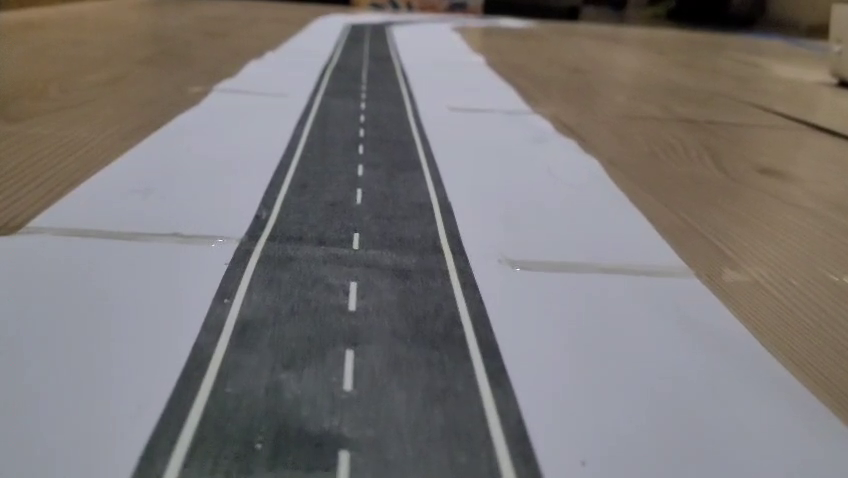
#> input picture frame 57 of otonom/1.mp4, 848 x 478 px, given in place of yol2.mp4, which was not available
$ python lane.py   (older library calls are emulated)
#> lines starting #> are read from the running program, lines starting #| are printed output that depends on the picture; after the words box and inside, x2 and y2 are one past the last pixel; in counts of white or black regions, pixels touching at a corner belong together; pictures that were not available may be replaced by others from this repository, and a replacement may not be noted
### otonom/edge_detection.py
import cv2 # Import the OpenCV library to enable computer vision
import numpy as np # Import the NumPy scientific computing library

# Author: Addison Sears-Collins
# https://automaticaddison.com
# Description: A collection of methods to detect help with edge detection

def binary_array(array, thresh, value=0):
  """
  Return a 2D binary array (mask) in which all pixels are either 0 or 1

  :param array: NumPy 2D array that we want to convert to binary values
  :param thresh: Values used for thresholding (inclusive)
  :param value: Output value when between the supplied threshold
  :return: Binary 2D array...
           number of rows x number of columns =
           number of pixels from top to bottom x number of pixels from
             left to right
  """
  if value == 0:
    # Create an array of ones with the same shape and type as
    # the input 2D array.
    binary = np.ones_like(array)

  else:
    # Creates an array of zeros with the same shape and type as
    # the input 2D array.
    binary = np.zeros_like(array)
    value = 1

  # If value == 0, make all values in binary equal to 0 if the
  # corresponding value in the input array is between the threshold
  # (inclusive). Otherwise, the value remains as 1. Therefore, the pixels
  # with the high Sobel derivative values (i.e. sharp pixel intensity
  # discontinuities) will have 0 in the corresponding cell of binary.
  binary[(array >= thresh[0]) & (array <= thresh[1])] = value

  return binary

def blur_gaussian(channel, ksize=3):
  """
  Implementation for Gaussian blur to reduce noise and detail in the image

  :param image: 2D or 3D array to be blurred
  :param ksize: Size of the small matrix (i.e. kernel) used to blur
                i.e. number of rows and number of columns
  :return: Blurred 2D image
  """
  return cv2.GaussianBlur(channel, (ksize, ksize), 0)

def mag_thresh(image, sobel_kernel=3, thresh=(0, 255)):
  """
  Implementation of Sobel edge detection

  :param image: 2D or 3D array to be blurred
  :param sobel_kernel: Size of the small matrix (i.e. kernel)
                       i.e. number of rows and columns
  :return: Binary (black and white) 2D mask image
  """
  # Get the magnitude of the edges that are vertically aligned on the image
  sobelx = np.absolute(sobel(image, orient='x', sobel_kernel=sobel_kernel))

  # Get the magnitude of the edges that are horizontally aligned on the image
  sobely = np.absolute(sobel(image, orient='y', sobel_kernel=sobel_kernel))

  # Find areas of the image that have the strongest pixel intensity changes
  # in both the x and y directions. These have the strongest gradients and
  # represent the strongest edges in the image (i.e. potential lane lines)
  # mag is a 2D array .. number of rows x number of columns = number of pixels
  # from top to bottom x number of pixels from left to right
  mag = np.sqrt(sobelx ** 2 + sobely ** 2)

  # Return a 2D array that contains 0s and 1s
  return binary_array(mag, thresh)

def sobel(img_channel, orient='x', sobel_kernel=3):
  """
  Find edges that are aligned vertically and horizontally on the image

  :param img_channel: Channel from an image
  :param orient: Across which axis of the image are we detecting edges?
  :sobel_kernel: No. of rows and columns of the kernel (i.e. 3x3 small matrix)
  :return: Image with Sobel edge detection applied
  """
  # cv2.Sobel(input image, data type, prder of the derivative x, order of the
  # derivative y, small matrix used to calculate the derivative)
  if orient == 'x':
    # Will detect differences in pixel intensities going from
        # left to right on the image (i.e. edges that are vertically aligned)
    sobel = cv2.Sobel(img_channel, cv2.CV_64F, 1, 0, sobel_kernel)
  if orient == 'y':
    # Will detect differences in pixel intensities going from
    # top to bottom on the image (i.e. edges that are horizontally aligned)
    sobel = cv2.Sobel(img_channel, cv2.CV_64F, 0, 1, sobel_kernel)

  return sobel

def threshold(channel, thresh=(128,255), thresh_type=cv2.THRESH_BINARY):
  """
  Apply a threshold to the input channel

  :param channel: 2D array of the channel data of an image/video frame
  :param thresh: 2D tuple of min and max threshold values
  :param thresh_type: The technique of the threshold to apply
  :return: Two outputs are returned:
             ret: Threshold that was used
             thresholded_image: 2D thresholded data.
  """
  # If pixel intensity is greater than thresh[0], make that value
  # white (255), else set it to black (0)
  return cv2.threshold(channel, thresh[0], thresh[1], thresh_type)

### otonom/lane.py
import cv2 # Import the OpenCV library to enable computer vision
import numpy as np # Import the NumPy scientific computing library
import edge_detection as edge # Handles the detection of lane lines
import matplotlib.pyplot as plt # Used for plotting and error checking

# Author: Addison Sears-Collins
# https://automaticaddison.com
# Description: Implementation of the Lane class

# Make sure the video file is in the same directory as your code
filename = 'yol2.mp4'
file_size = (1920,1080) # Assumes 1920x1080 mp4
scale_ratio = 1 # Option to scale to fraction of original size.

# We want to save the output to a video file
output_filename = 'orig_lane_detection_1_lanes.mp4'
output_frames_per_second = 20.0

# Global variables
prev_leftx = None
prev_lefty = None
prev_rightx = None
prev_righty = None
prev_left_fit = []
prev_right_fit = []

prev_leftx2 = None
prev_lefty2 = None
prev_rightx2 = None
prev_righty2 = None
prev_left_fit2 = []
prev_right_fit2 = []

class Lane:
  """
  Represents a lane on a road.
  """
  def __init__(self, orig_frame):
    """
	  Default constructor

    :param orig_frame: Original camera image (i.e. frame)
    """
    self.orig_frame = orig_frame

    # This will hold an image with the lane lines
    self.lane_line_markings = None

    # This will hold the image after perspective transformation
    self.warped_frame = None
    self.transformation_matrix = None
    self.inv_transformation_matrix = None

    # (Width, Height) of the original video frame (or image)
    self.orig_image_size = self.orig_frame.shape[::-1][1:]

    width = self.orig_image_size[0]
    height = self.orig_image_size[1]
    self.width = width
    self.height = height

    # Four corners of the trapezoid-shaped region of interest
    # You need to find these corners manually.
    self.roi_points = np.float32([
      (int(0.456*width),int(0.544*height)), # Top-left corner
      (0, height-1), # Bottom-left corner
      (int(0.958*width),height-1), # Bottom-right corner
      (int(0.6183*width),int(0.544*height)) # Top-right corner
    ])

    # The desired corner locations  of the region of interest
    # after we perform perspective transformation.
    # Assume image width of 600, padding == 150.
    self.padding = int(0.25 * width) # padding from side of the image in pixels
    self.desired_roi_points = np.float32([
      [self.padding, 0], # Top-left corner
      [self.padding, self.orig_image_size[1]], # Bottom-left corner
      [self.orig_image_size[
        0]-self.padding, self.orig_image_size[1]], # Bottom-right corner
      [self.orig_image_size[0]-self.padding, 0] # Top-right corner
    ])

    # Histogram that shows the white pixel peaks for lane line detection
    self.histogram = None

    # Sliding window parameters
    self.no_of_windows = 10
    self.margin = int((1/12) * width)  # Window width is +/- margin
    self.minpix = int((1/24) * width)  # Min no. of pixels to recenter window

    # Best fit polynomial lines for left line and right line of the lane
    self.left_fit = None
    self.right_fit = None
    self.left_lane_inds = None
    self.right_lane_inds = None
    self.ploty = None
    self.left_fitx = None
    self.right_fitx = None
    self.leftx = None
    self.rightx = None
    self.lefty = None
    self.righty = None

    # Pixel parameters for x and y dimensions
    self.YM_PER_PIX = 7.0 / 400 # meters per pixel in y dimension
    self.XM_PER_PIX = 3.7 / 255 # meters per pixel in x dimension

    # Radii of curvature and offset
    self.left_curvem = None
    self.right_curvem = None
    self.center_offset = None

  # [61 lines left out: functions calculate_car_position, calculate_curvature, not called in this run]

  def calculate_histogram(self,frame=None,plot=True):
    """
    Calculate the image histogram to find peaks in white pixel count

    :param frame: The warped image
    :param plot: Create a plot if True
    """
    if frame is None:
      frame = self.warped_frame

    # Generate the histogram
    self.histogram = np.sum(frame[int(
		      frame.shape[0]/2):,:], axis=0)

    if plot == True:

      # Draw both the image and the histogram
      figure, (ax1, ax2) = plt.subplots(2,1) # 2 row, 1 columns
      figure.set_size_inches(10, 5)
      ax1.imshow(frame, cmap='gray')
      ax1.set_title("Warped Binary Frame")
      ax2.plot(self.histogram)
      ax2.set_title("Histogram Peaks")
      plt.show()

    return self.histogram

  # [159 lines left out: functions display_curvature_offset, get_lane_line_previous_window, not called in this run]

  def get_lane_line_indices_sliding_windows(self, plot=False):
    """
    Get the indices of the lane line pixels using the
    sliding windows technique.

    :param: plot Show plot or not
    :return: Best fit lines for the left and right lines of the current lane
    """
    # Sliding window width is +/- margin
    margin = self.margin

    frame_sliding_window = self.warped_frame.copy()

    # Set the height of the sliding windows
    window_height = np.int(self.warped_frame.shape[0]/self.no_of_windows)

    # Find the x and y coordinates of all the nonzero
    # (i.e. white) pixels in the frame.
    nonzero = self.warped_frame.nonzero()
    nonzeroy = np.array(nonzero[0])
    nonzerox = np.array(nonzero[1])

    # Store the pixel indices for the left and right lane lines
    left_lane_inds = []
    right_lane_inds = []

    # Current positions for pixel indices for each window,
    # which we will continue to update
    leftx_base, rightx_base = self.histogram_peak()
    leftx_current = leftx_base
    rightx_current = rightx_base

    # Go through one window at a time
    no_of_windows = self.no_of_windows

    for window in range(no_of_windows):

      # Identify window boundaries in x and y (and right and left)
      win_y_low = self.warped_frame.shape[0] - (window + 1) * window_height
      win_y_high = self.warped_frame.shape[0] - window * window_height
      win_xleft_low = leftx_current - margin
      win_xleft_high = leftx_current + margin
      win_xright_low = rightx_current - margin
      win_xright_high = rightx_current + margin
      cv2.rectangle(frame_sliding_window,(win_xleft_low,win_y_low),(
        win_xleft_high,win_y_high), (255,255,255), 2)
      cv2.rectangle(frame_sliding_window,(win_xright_low,win_y_low),(
        win_xright_high,win_y_high), (255,255,255), 2)

      # Identify the nonzero pixels in x and y within the window
      good_left_inds = ((nonzeroy >= win_y_low) & (nonzeroy < win_y_high) &
                          (nonzerox >= win_xleft_low) & (
                           nonzerox < win_xleft_high)).nonzero()[0]
      good_right_inds = ((nonzeroy >= win_y_low) & (nonzeroy < win_y_high) &
                           (nonzerox >= win_xright_low) & (
                            nonzerox < win_xright_high)).nonzero()[0]

      # Append these indices to the lists
      left_lane_inds.append(good_left_inds)
      right_lane_inds.append(good_right_inds)

      # If you found > minpix pixels, recenter next window on mean position
      minpix = self.minpix
      if len(good_left_inds) > minpix:
        leftx_current = np.int(np.mean(nonzerox[good_left_inds]))
      if len(good_right_inds) > minpix:
        rightx_current = np.int(np.mean(nonzerox[good_right_inds]))

    # Concatenate the arrays of indices
    left_lane_inds = np.concatenate(left_lane_inds)
    right_lane_inds = np.concatenate(right_lane_inds)

    # Extract the pixel coordinates for the left and right lane lines
    leftx = nonzerox[left_lane_inds]
    lefty = nonzeroy[left_lane_inds]
    rightx = nonzerox[right_lane_inds]
    righty = nonzeroy[right_lane_inds]

    # Fit a second order polynomial curve to the pixel coordinates for
    # the left and right lane lines
    left_fit = None
    right_fit = None

    global prev_leftx
    global prev_lefty
    global prev_rightx
    global prev_righty
    global prev_left_fit
    global prev_right_fit

    # Make sure we have nonzero pixels
    if len(leftx)==0 or len(lefty)==0 or len(rightx)==0 or len(righty)==0:
      leftx = prev_leftx
      lefty = prev_lefty
      rightx = prev_rightx
      righty = prev_righty

    left_fit = np.polyfit(lefty, leftx, 2)
    right_fit = np.polyfit(righty, rightx, 2)

    # Add the latest polynomial coefficients
    prev_left_fit.append(left_fit)
    prev_right_fit.append(right_fit)

    # Calculate the moving average
    if len(prev_left_fit) > 10:
      prev_left_fit.pop(0)
      prev_right_fit.pop(0)
      left_fit = sum(prev_left_fit) / len(prev_left_fit)
      right_fit = sum(prev_right_fit) / len(prev_right_fit)

    self.left_fit = left_fit
    self.right_fit = right_fit

    prev_leftx = leftx
    prev_lefty = lefty
    prev_rightx = rightx
    prev_righty = righty

    if plot==True:

      # Create the x and y values to plot on the image
      ploty = np.linspace(
        0, frame_sliding_window.shape[0]-1, frame_sliding_window.shape[0])
      left_fitx = left_fit[0]*ploty**2 + left_fit[1]*ploty + left_fit[2]
      right_fitx = right_fit[0]*ploty**2 + right_fit[1]*ploty + right_fit[2]

      # Generate an image to visualize the result
      out_img = np.dstack((
        frame_sliding_window, frame_sliding_window, (
        frame_sliding_window))) * 255

      # Add color to the left line pixels and right line pixels
      out_img[nonzeroy[left_lane_inds], nonzerox[left_lane_inds]] = [255, 0, 0]
      out_img[nonzeroy[right_lane_inds], nonzerox[right_lane_inds]] = [
        0, 0, 255]

      # Plot the figure with the sliding windows
      figure, (ax1, ax2, ax3) = plt.subplots(3,1) # 3 rows, 1 column
      figure.set_size_inches(10, 10)
      figure.tight_layout(pad=3.0)
      ax1.imshow(cv2.cvtColor(self.orig_frame, cv2.COLOR_BGR2RGB))
      ax2.imshow(frame_sliding_window, cmap='gray')
      ax3.imshow(out_img)
      ax3.plot(left_fitx, ploty, color='yellow')
      ax3.plot(right_fitx, ploty, color='yellow')
      ax1.set_title("Original Frame")
      ax2.set_title("Warped Frame with Sliding Windows")
      ax3.set_title("Detected Lane Lines with Sliding Windows")
      plt.show()

    return self.left_fit, self.right_fit

  def get_line_markings(self, frame=None):
    """
    Isolates lane lines.

	  :param frame: The camera frame that contains the lanes we want to detect
    :return: Binary (i.e. black and white) image containing the lane lines.
    """
    if frame is None:
      frame = self.orig_frame

    # Convert the video frame from BGR (blue, green, red)
    # color space to HLS (hue, saturation, lightness).
    hls = cv2.cvtColor(frame, cv2.COLOR_BGR2HLS)

    ################### Isolate possible lane line edges ######################

    # Perform Sobel edge detection on the L (lightness) channel of
    # the image to detect sharp discontinuities in the pixel intensities
    # along the x and y axis of the video frame.
    # sxbinary is a matrix full of 0s (black) and 255 (white) intensity values
    # Relatively light pixels get made white. Dark pixels get made black.
    _, sxbinary = edge.threshold(hls[:, :, 1], thresh=(120, 255))
    sxbinary = edge.blur_gaussian(sxbinary, ksize=3) # Reduce noise

    # 1s will be in the cells with the highest Sobel derivative values
    # (i.e. strongest lane line edges)
    sxbinary = edge.mag_thresh(sxbinary, sobel_kernel=3, thresh=(110, 255))

    ######################## Isolate possible lane lines ######################

    # Perform binary thresholding on the S (saturation) channel
    # of the video frame. A high saturation value means the hue color is pure.
    # We expect lane lines to be nice, pure colors (i.e. solid white, yellow)
    # and have high saturation channel values.
    # s_binary is matrix full of 0s (black) and 255 (white) intensity values
    # White in the regions with the purest hue colors (e.g. >130...play with
    # this value for best results).
    s_channel = hls[:, :, 2] # use only the saturation channel data
    _, s_binary = edge.threshold(s_channel, (80, 255))

    # Perform binary thresholding on the R (red) channel of the
		# original BGR video frame.
    # r_thresh is a matrix full of 0s (black) and 255 (white) intensity values
    # White in the regions with the richest red channel values (e.g. >120).
    # Remember, pure white is bgr(255, 255, 255).
    # Pure yellow is bgr(0, 255, 255). Both have high red channel values.
    _, r_thresh = edge.threshold(frame[:, :, 2], thresh=(120, 255))

    # Lane lines should be pure in color and have high red channel values
    # Bitwise AND operation to reduce noise and black-out any pixels that
    # don't appear to be nice, pure, solid colors (like white or yellow lane
    # lines.)
    rs_binary = cv2.bitwise_and(s_binary, r_thresh)

    ### Combine the possible lane lines with the possible lane line edges #####
    # If you show rs_binary visually, you'll see that it is not that different
    # from this return value. The edges of lane lines are thin lines of pixels.
    self.lane_line_markings = cv2.bitwise_or(rs_binary, sxbinary.astype(
                              np.uint8))
    return self.lane_line_markings

  def histogram_peak(self):
    """
    Get the left and right peak of the histogram

    Return the x coordinate of the left histogram peak and the right histogram
    peak.
    """
    midpoint = np.int(self.histogram.shape[0]/2)
    leftx_base = np.argmax(self.histogram[:midpoint])
    rightx_base = np.argmax(self.histogram[midpoint:]) + midpoint

    # (x coordinate of left peak, x coordinate of right peak)
    return leftx_base, rightx_base

  # [42 lines left out: function overlay_lane_lines, not called in this run]

  def perspective_transform(self, frame=None, plot=False):
    """
    Perform the perspective transform.
    :param: frame Current frame
    :param: plot Plot the warped image if True
    :return: Bird's eye view of the current lane
    """
    if frame is None:
      frame = self.lane_line_markings

    # Calculate the transformation matrix
    self.transformation_matrix = cv2.getPerspectiveTransform(
      self.roi_points, self.desired_roi_points)

    # Calculate the inverse transformation matrix
    self.inv_transformation_matrix = cv2.getPerspectiveTransform(
      self.desired_roi_points, self.roi_points)

    # Perform the transform using the transformation matrix
    self.warped_frame = cv2.warpPerspective(
      frame, self.transformation_matrix, self.orig_image_size, flags=(
     cv2.INTER_LINEAR))

    # Convert image to binary
    (thresh, binary_warped) = cv2.threshold(
      self.warped_frame, 127, 255, cv2.THRESH_BINARY)
    self.warped_frame = binary_warped

    # Display the perspective transformed (i.e. warped) frame
    if plot == True:
      warped_copy = self.warped_frame.copy()
      warped_plot = cv2.polylines(warped_copy, np.int32([
                    self.desired_roi_points]), True, (147,20,255), 3)

      # Display the image
      while(1):
        cv2.imshow('Warped Image', warped_plot)

        # Press any key to stop
        if cv2.waitKey(0):
          break

      cv2.destroyAllWindows()

    return self.warped_frame

  def plot_roi(self, frame=None, plot=False):
    """
    Plot the region of interest on an image.
    :param: frame The current image frame
    :param: plot Plot the roi image if True
    """
    if plot == False:
      return

    if frame is None:
      frame = self.orig_frame.copy()

    # Overlay trapezoid on the frame
    this_image = cv2.polylines(frame, np.int32([
      self.roi_points]), True, (147,20,255), 3)

    # Display the image
    while(1):
      cv2.imshow('ROI Image', this_image)

      # Press any key to stop
      if cv2.waitKey(0):
        break

    cv2.destroyAllWindows()

def main():

  # Load a video
  cap = cv2.VideoCapture(filename)

  # Create a VideoWriter object so we can save the video output
  fourcc = cv2.VideoWriter_fourcc(*'mp4v')
  result = cv2.VideoWriter(output_filename,
                           fourcc,
                           output_frames_per_second,
                           file_size)

  # Process the video
  while cap.isOpened():

    # Capture one frame at a time
    success, frame = cap.read()
#> frame is the input picture: shape (478, 848, 3); mean B, G, R 118.4, 119, 122.9

    # Do we have a video frame? If true, proceed.
    if success:

      # Resize the frame
      width = int(frame.shape[1] * scale_ratio)
      height = int(frame.shape[0] * scale_ratio)
      frame = cv2.resize(frame, (width, height))

      # Store the original frame
      original_frame = frame.copy()

      # Create a Lane object
      lane_obj = Lane(orig_frame=original_frame)

      # Perform thresholding to isolate lane lines
      lane_line_markings = lane_obj.get_line_markings()
#> in get_line_markings, `_, sxbinary = edge.threshold(hls[:, :, 1], thresh=(120, 255))`:
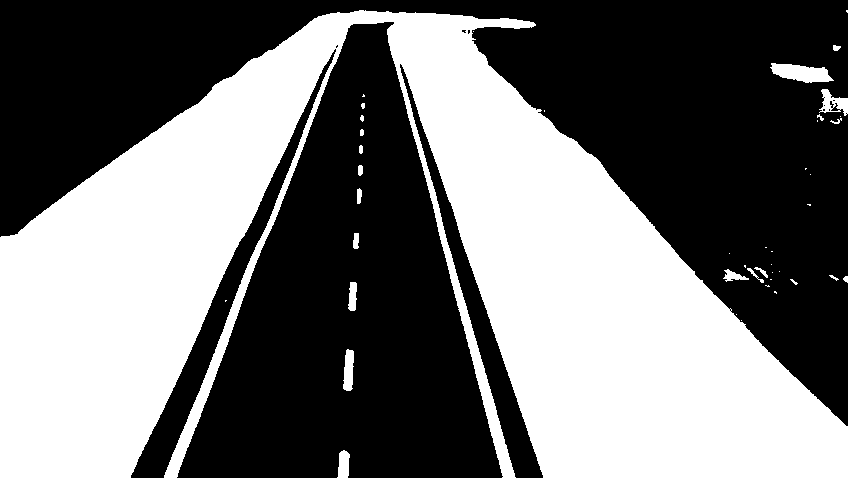
#> sxbinary: shape (478, 848); 44.6% white; 44 white regions (23 under 20 px), largest, box (x1, y1, x2, y2) and area: (0, 10, 848, 478) 178107, (770, 63, 834, 83) 819, (819, 89, 848, 116) 389
#> in sobel, `sobel = cv2.Sobel(img_channel, cv2.CV_64F, 1, 0, sobel_kernel)`:
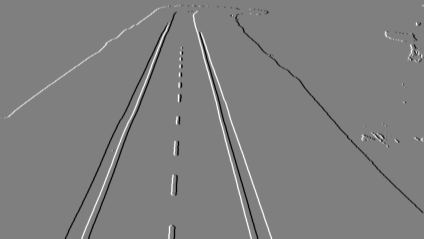
#> sobel: shape (478, 848) float64 (shown at 1/2 size); min -764, max 764, mean -0.8; drawn with min black and max white
#> in mag_thresh, `sobelx = np.absolute(sobel(image, orient='x', sobel_kernel=sobel_kerne..`:
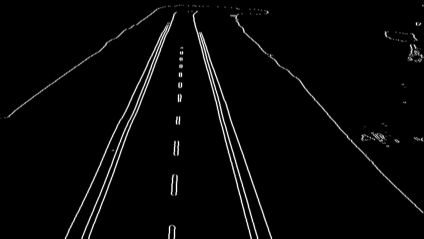
#> sobelx: shape (478, 848) float64 (shown at 1/2 size); min 0, max 764, mean 19.4; drawn with min black and max white
#> call 2 of sobel, with orient = 'y', sobel_kernel = 3
#> in sobel (call 2), `sobel = cv2.Sobel(img_channel, cv2.CV_64F, 0, 1, sobel_kernel)`:
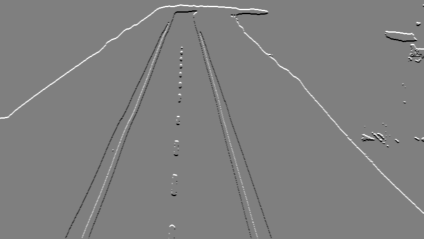
#> sobel: shape (478, 848) float64 (shown at 1/2 size); min -764, max 764, mean 2.4; drawn with min black and max white
#> in mag_thresh, `sobely = np.absolute(sobel(image, orient='y', sobel_kernel=sobel_kerne..`:
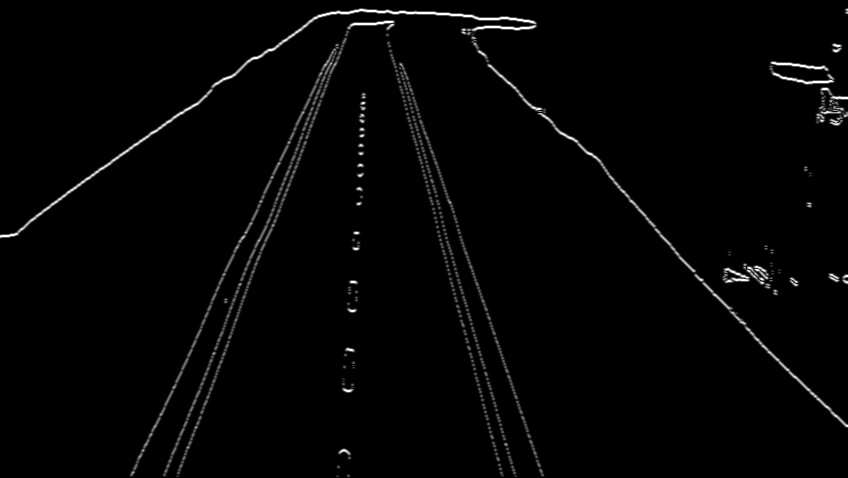
#> sobely: shape (478, 848) float64; min 0, max 764, mean 12.5; drawn with min black and max white
#> (the rest of the program and of its run is left out)
